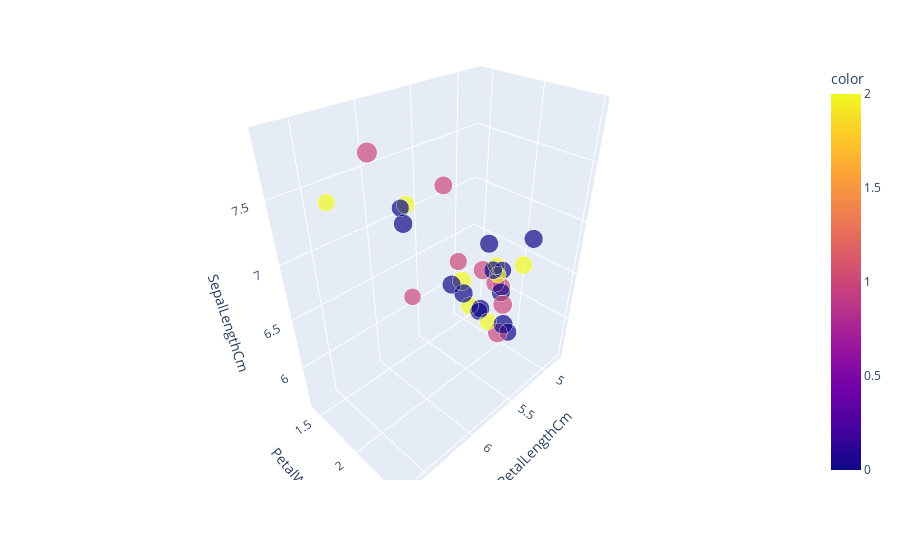

Notebook code for this chart:
### Markdown cell above
# <span style="color:red">Cluster Plot for Dataset</span>

### Code cell
px.scatter_3d(data[120:150], x="PetalLengthCm", y="PetalWidthCm", z="SepalLengthCm", size="SepalWidthCm", color=predictions, color_discrete_map = {"Joly": "blue", "Bergeron": "violet", "Coderre":"pink"})

### Figure 1 — Plotly figure (JSON) as saved in the notebook; plotly's stock layout.template omitted (floating-point values rounded to 4 significant figures)
{"data": [{"hovertemplate": "PetalLengthCm=%{x}<br>PetalWidthCm=%{y}<br>SepalLengthCm=%{z}<br>SepalWidthCm=%{marker.size}<br>color=%{marker.color}<extra></extra>", "legendgroup": "", "marker": {"color": [1, 0, 2, 2, 2, 0, 0, 1, 2, 2, 0, 1, 0, 1, 1, 1, 1, 0, 1, 0, 0, 0, 2, 0, 1, 2, 2, 0, 0, 0], "coloraxis": "coloraxis", "size": [3.2, 2.8, 2.8, 2.7, 3.3, 3.2, 2.8, 3, 2.8, 3, 2.8, 3.8, 2.8, 2.8, 2.6, 3, 3.4, 3.1, 3, 3.1, 3.1, 3.1, 2.7, 3.2, 3.3, 3, 2.5, 3, 3.4, 3], "sizemode": "area", "sizeref": 0.0095, "symbol": "circle"}, "mode": "markers", "name": "", "scene": "scene", "showlegend": false, "type": "scatter3d", "x": [5.7, 4.9, 6.7, 4.9, 5.7, 6, 4.8, 4.9, 5.6, 5.8, 6.1, 6.4, 5.6, 5.1, 5.6, 6.1, 5.6, 5.5, 4.8, 5.4, 5.6, 5.1, 5.1, 5.9, 5.7, 5.2, 5, 5.2, 5.4, 5.1], "y": [2.3, 2, 2, 1.8, 2.1, 1.8, 1.8, 1.8, 2.1, 1.6, 1.9, 2, 2.2, 1.5, 1.4, 2.3, 2.4, 1.8, 1.8, 2.1, 2.4, 2.3, 1.9, 2.3, 2.5, 2.3, 1.9, 2, 2.3, 1.8], "z": [6.9, 5.6, 7.7, 6.3, 6.7, 7.2, 6.2, 6.1, 6.4, 7.2, 7.4, 7.9, 6.4, 6.3, 6.1, 7.7, 6.3, 6.4, 6, 6.9, 6.7, 6.9, 5.8, 6.8, 6.7, 6.7, 6.3, 6.5, 6.2, 5.9]}], "layout": {"coloraxis": {"colorbar": {"title": {"text": "color"}}, "colorscale": [[0, "#0d0887"], [0.1111, "#46039f"], [0.2222, "#7201a8"], [0.3333, "#9c179e"], [0.4444, "#bd3786"], [0.5556, "#d8576b"], [0.6667, "#ed7953"], [0.7778, "#fb9f3a"], [0.8889, "#fdca26"], [1, "#f0f921"]]}, "legend": {"itemsizing": "constant", "tracegroupgap": 0}, "margin": {"t": 60}, "scene": {"domain": {"x": [0, 1], "y": [0, 1]}, "xaxis": {"title": {"text": "PetalLengthCm"}}, "yaxis": {"title": {"text": "PetalWidthCm"}}, "zaxis": {"title": {"text": "SepalLengthCm"}}}}}
